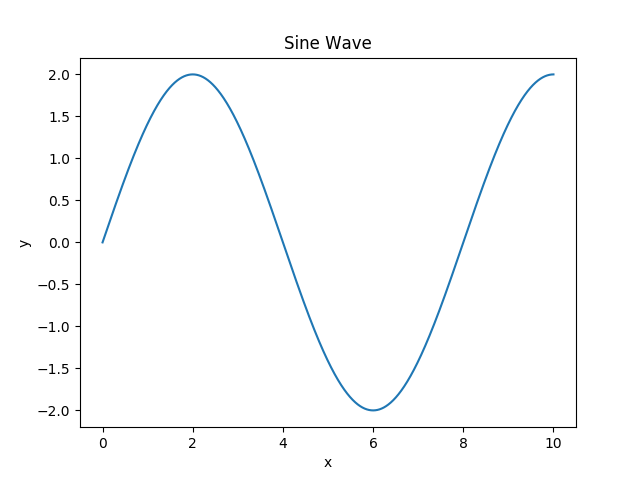

Reproduce this figure in Python.
import matplotlib.pyplot as plot
import numpy as np



x = np.arange(0, 10, 0.001)  
y = 2 * np.sin(np.pi *x /4)

plot.title('Sine Wave')
plot.xlabel('x')
plot.ylabel('y')

plot.plot(x, y)
plot.savefig('wave')
plot.show()
